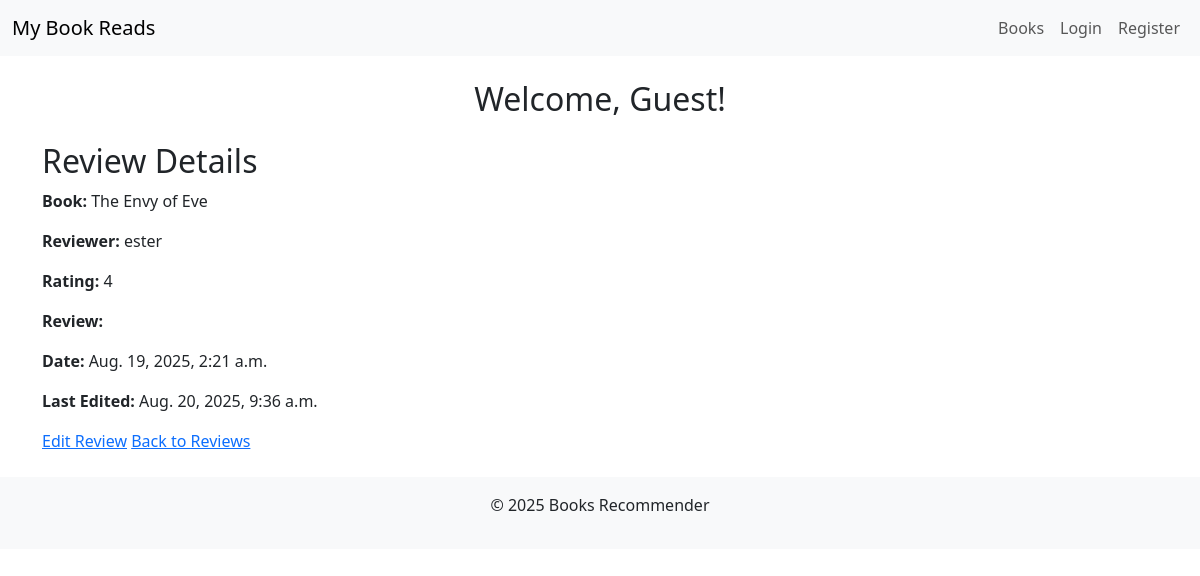
/reviews/1/, run on the app's committed database.
### books/models.py (models this page shows, shortened)
class Review(models.Model):
    RATING_CHOICES = [
        (1, '★'),
        (2, '★★'),
        (3, '★★★'),
        (4, '★★★★'),
        (5, '★★★★★'),
    ]
    book= models.ForeignKey(Book, on_delete=models.CASCADE, related_name='reviews')
    user = models.ForeignKey(User, on_delete=models.CASCADE, related_name='reviews')
    rating = models.PositiveIntegerField(
        choices=RATING_CHOICES,
        blank=True,
        null=True,
        validators=[MinValueValidator(1), MaxValueValidator(5)]
    )
    review = models.TextField(blank=True, null=True)
    created_at= models.DateTimeField(auto_now_add=True)
    updated_at = models.DateTimeField(auto_now=True)
    def is_edited(self):
        return self.updated_at and self.updated_at > self.created_at
    class Meta:
        unique_together = ['book', 'user']
        ordering = ['-created_at']

class Book(models.Model):
    STATUS_CHOICES = (
        ('reading', 'Currently Reading'),
        ('completed', 'Completed'),
        ('want_to_read', 'Want to Read'),
    )
    user = models.ForeignKey(User, on_delete=models.CASCADE, related_name='books')
    title = models.CharField(max_length=255)
    author = models.CharField(max_length=255)
    description = models.TextField(blank=True, null=True)
    tags = TaggableManager(blank=True)  # Using taggit for tagging books
    isbn = models.CharField(max_length=13, db_index=True, blank=True)
    total_pages = models.PositiveIntegerField(null=True, blank=True)
    current_page = models.PositiveIntegerField(default=0)
    status = models.CharField(
        max_length=20,
        choices=STATUS_CHOICES,
        default='want_to_read'
    )
    date_added = models.DateTimeField(auto_now_add=True)
    last_updated = models.DateTimeField(auto_now=True)
    class Meta:
        ordering = ['-date_added']
        unique_together = ['user', 'title', 'author']
        verbose_name = 'Book'

### books/views.py (the view)
# urls.py: path("reviews/<int:pk>/", views.review_detail, name="review_detail"),
def review_detail(request, pk):
    review = get_object_or_404(Review, pk=pk)
    return render(request, "books/review_detail.html", {"review": review})

### books/templates/books/review_detail.html
{% extends "books/base.html" %}
{% block content %}
    <h2>Review Details</h2>
    <p><strong>Book:</strong> {{ review.book.title }}</p>
    <p><strong>Reviewer:</strong> {{ review.user.username }}</p>
    <p><strong>Rating:</strong> {{ review.rating }}</p>
    <p><strong>Review:</strong> {{ review.review }}</p>
    <p><strong>Date:</strong> {{ review.created_at }}</p>
    {% if review.is_edited %}
        <p><strong>Last Edited:</strong> {{ review.updated_at }}</p>
    {% endif %}
    <a href="{% url 'review_edit' review.id %}">Edit Review</a>
    <a href="{% url 'review_list' %}">Back to Reviews</a>
{% endblock %}

### data on the page
Review: book "The Envy of Eve", user.username "ester", rating "4", created_at "Aug. 19, 2025, 2:21 a.m.", updated_at "Aug. 20, 2025, 9:36 a.m."

### other printed values
{{ year|default:2025 }} "2025"
